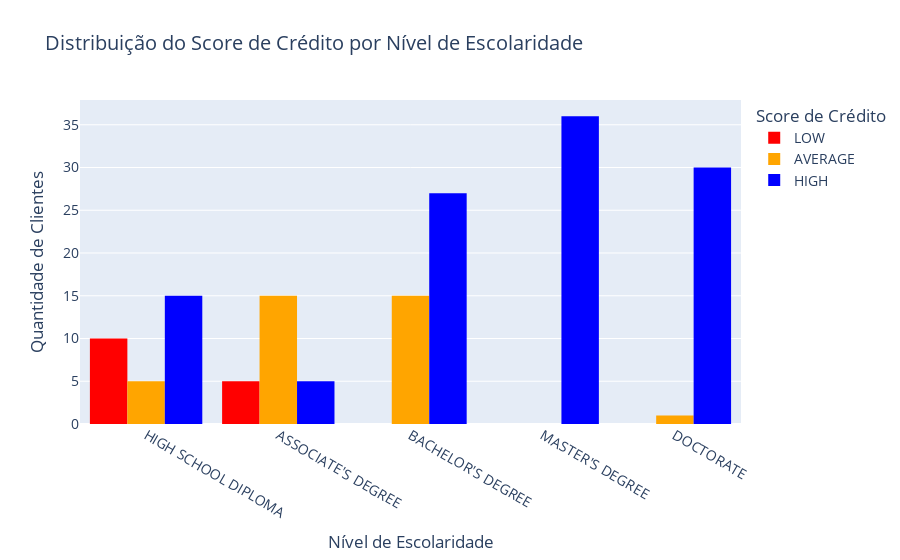

The code cell stored with this chart in its notebook:
### Markdown cell above
# Score de crédito x Nível de escolaridade
Resposta: A princípio, pessoas com um nivel de escolaridade mais alto, possuem scores mais altos também, geralmente isso acontece porque para conseguir um doutorado por exemplo é necessário bastante tempo de estudo, e com a idade, geralmente o individuo conquista estabilidade financeira e responsabilidade responsabilidade, o que explica o Score de crédito alto.

### Code cell
score_colors = {'LOW': 'red', 'AVERAGE': 'orange', 'HIGH': 'blue'}
fig = px.histogram(
    df,
    x='Education',
    color='Credit Score',
    category_orders={'Education': education_order, 'Credit Score': ['LOW', 'AVERAGE', 'HIGH']},
    color_discrete_map=score_colors,
    barmode='group',
    title='Distribuição do Score de Crédito por Nível de Escolaridade'
)
fig.update_layout(
    xaxis_title='Nível de Escolaridade',
    yaxis_title='Quantidade de Clientes',
    legend_title='Score de Crédito',
    bargap=0.15,
    font=dict(size=14)
)

### Figure 1 — Plotly figure (JSON) as saved in the notebook; plotly's stock layout.template omitted (floating-point values rounded to 4 significant figures)
{"data": [{"alignmentgroup": "True", "bingroup": "x", "hovertemplate": "Credit Score=LOW<br>Education=%{x}<br>count=%{y}<extra></extra>", "legendgroup": "LOW", "marker": {"color": "red", "pattern": {"shape": ""}}, "name": "LOW", "offsetgroup": "LOW", "orientation": "v", "showlegend": true, "type": "histogram", "x": ["HIGH SCHOOL DIPLOMA", "ASSOCIATE'S DEGREE", "HIGH SCHOOL DIPLOMA", "HIGH SCHOOL DIPLOMA", "ASSOCIATE'S DEGREE", "HIGH SCHOOL DIPLOMA", "HIGH SCHOOL DIPLOMA", "ASSOCIATE'S DEGREE", "HIGH SCHOOL DIPLOMA", "HIGH SCHOOL DIPLOMA", "ASSOCIATE'S DEGREE", "HIGH SCHOOL DIPLOMA", "HIGH SCHOOL DIPLOMA", "ASSOCIATE'S DEGREE", "HIGH SCHOOL DIPLOMA"], "xaxis": "x", "yaxis": "y"}, {"alignmentgroup": "True", "bingroup": "x", "hovertemplate": "Credit Score=AVERAGE<br>Education=%{x}<br>count=%{y}<extra></extra>", "legendgroup": "AVERAGE", "marker": {"color": "orange", "pattern": {"shape": ""}}, "name": "AVERAGE", "offsetgroup": "AVERAGE", "orientation": "v", "showlegend": true, "type": "histogram", "x": ["ASSOCIATE'S DEGREE", "BACHELOR'S DEGREE", "ASSOCIATE'S DEGREE", "HIGH SCHOOL DIPLOMA", "ASSOCIATE'S DEGREE", "BACHELOR'S DEGREE", "ASSOCIATE'S DEGREE", "BACHELOR'S DEGREE", "ASSOCIATE'S DEGREE", "HIGH SCHOOL DIPLOMA", "ASSOCIATE'S DEGREE", "BACHELOR'S DEGREE", "BACHELOR'S DEGREE", "ASSOCIATE'S DEGREE", "BACHELOR'S DEGREE", "ASSOCIATE'S DEGREE", "HIGH SCHOOL DIPLOMA", "ASSOCIATE'S DEGREE", "BACHELOR'S DEGREE", "BACHELOR'S DEGREE", "ASSOCIATE'S DEGREE", "BACHELOR'S DEGREE", "ASSOCIATE'S DEGREE", "HIGH SCHOOL DIPLOMA", "ASSOCIATE'S DEGREE", "BACHELOR'S DEGREE", "BACHELOR'S DEGREE", "BACHELOR'S DEGREE", "BACHELOR'S DEGREE", "DOCTORATE", "BACHELOR'S DEGREE", "ASSOCIATE'S DEGREE", "BACHELOR'S DEGREE", "ASSOCIATE'S DEGREE", "HIGH SCHOOL DIPLOMA", "ASSOCIATE'S DEGREE"], "xaxis": "x", "yaxis": "y"}, {"alignmentgroup": "True", "bingroup": "x", "hovertemplate": "Credit Score=HIGH<br>Education=%{x}<br>count=%{y}<extra></extra>", "legendgroup": "HIGH", "marker": {"color": "blue", "pattern": {"shape": ""}}, "name": "HIGH", "offsetgroup": "HIGH", "orientation": "v", "showlegend": true, "type": "histogram", "x": ["BACHELOR'S DEGREE", "MASTER'S DEGREE", "DOCTORATE", "HIGH SCHOOL DIPLOMA", "BACHELOR'S DEGREE", "MASTER'S DEGREE", "MASTER'S DEGREE", "DOCTORATE", "HIGH SCHOOL DIPLOMA", "BACHELOR'S DEGREE", "BACHELOR'S DEGREE", "MASTER'S DEGREE", "DOCTORATE", "HIGH SCHOOL DIPLOMA", "BACHELOR'S DEGREE", "MASTER'S DEGREE", "DOCTORATE", "ASSOCIATE'S DEGREE", "BACHELOR'S DEGREE", "MASTER'S DEGREE", "DOCTORATE", "MASTER'S DEGREE", "DOCTORATE", "HIGH SCHOOL DIPLOMA", "BACHELOR'S DEGREE", "MASTER'S DEGREE", "MASTER'S DEGREE", "DOCTORATE", "HIGH SCHOOL DIPLOMA", "BACHELOR'S DEGREE", "BACHELOR'S DEGREE", "MASTER'S DEGREE", "DOCTORATE", "HIGH SCHOOL DIPLOMA", "BACHELOR'S DEGREE", "MASTER'S DEGREE", "DOCTORATE", "ASSOCIATE'S DEGREE", "BACHELOR'S DEGREE", "MASTER'S DEGREE", "DOCTORATE", "MASTER'S DEGREE", "DOCTORATE", "MASTER'S DEGREE", "DOCTORATE", "HIGH SCHOOL DIPLOMA", "BACHELOR'S DEGREE", "MASTER'S DEGREE", "MASTER'S DEGREE", "DOCTORATE", "HIGH SCHOOL DIPLOMA", "BACHELOR'S DEGREE", "BACHELOR'S DEGREE", "MASTER'S DEGREE", "DOCTORATE", "HIGH SCHOOL DIPLOMA", "BACHELOR'S DEGREE", "MASTER'S DEGREE", "DOCTORATE", "ASSOCIATE'S DEGREE", "BACHELOR'S DEGREE", "MASTER'S DEGREE", "DOCTORATE", "MASTER'S DEGREE", "DOCTORATE", "MASTER'S DEGREE", "DOCTORATE", "HIGH SCHOOL DIPLOMA", "BACHELOR'S DEGREE", "MASTER'S DEGREE", "MASTER'S DEGREE", "DOCTORATE", "HIGH SCHOOL DIPLOMA", "BACHELOR'S DEGREE", "BACHELOR'S DEGREE", "MASTER'S DEGREE", "DOCTORATE", "HIGH SCHOOL DIPLOMA", "BACHELOR'S DEGREE", "MASTER'S DEGREE", "DOCTORATE", "ASSOCIATE'S DEGREE", "BACHELOR'S DEGREE", "MASTER'S DEGREE", "DOCTORATE", "MASTER'S DEGREE", "DOCTORATE", "MASTER'S DEGREE", "DOCTORATE", "MASTER'S DEGREE", "DOCTORATE", "MASTER'S DEGREE", "BACHELOR'S DEGREE", "MASTER'S DEGREE", "DOCTORATE", "HIGH SCHOOL DIPLOMA", "BACHELOR'S DEGREE", "MASTER'S DEGREE", "MASTER'S DEGREE", "DOCTORATE", "HIGH SCHOOL DIPLOMA", "BACHELOR'S DEGREE", "BACHELOR'S DEGREE", "MASTER'S DEGREE", "DOCTORATE", "HIGH SCHOOL DIPLOMA", "BACHELOR'S DEGREE", "MASTER'S DEGREE", "DOCTORATE", "ASSOCIATE'S DEGREE", "BACHELOR'S DEGREE", "MASTER'S DEGREE", "DOCTORATE"], "xaxis": "x", "yaxis": "y"}], "layout": {"bargap": 0.15, "barmode": "group", "font": {"size": 14}, "legend": {"title": {"text": "Score de Crédito"}, "tracegroupgap": 0}, "title": {"text": "Distribuição do Score de Crédito por Nível de Escolaridade"}, "xaxis": {"anchor": "y", "categoryarray": ["HIGH SCHOOL DIPLOMA", "ASSOCIATE'S DEGREE", "BACHELOR'S DEGREE", "MASTER'S DEGREE", "DOCTORATE"], "categoryorder": "array", "domain": [0, 1], "title": {"text": "Nível de Escolaridade"}}, "yaxis": {"anchor": "x", "domain": [0, 1], "title": {"text": "Quantidade de Clientes"}}}}
